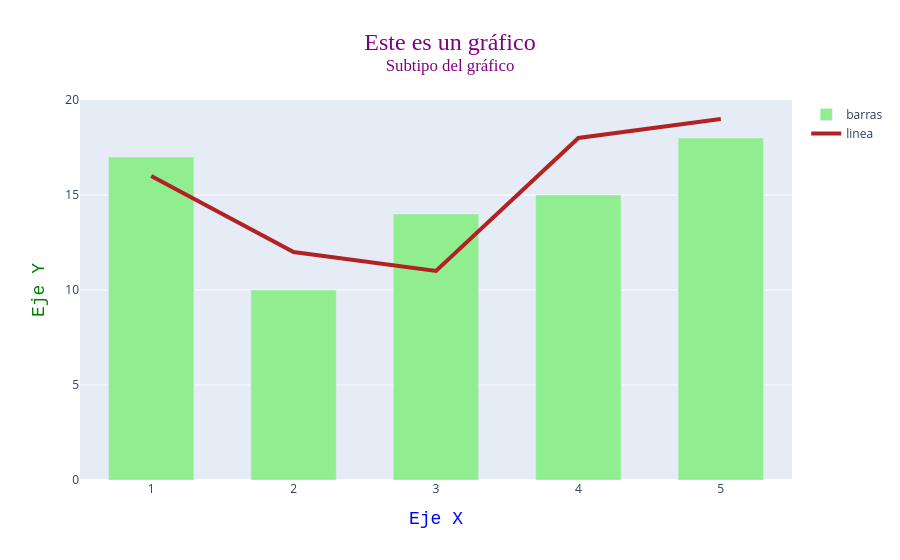

The code cell stored with this chart in its notebook:
### Code cell
# 2. Modificar formato de títulos
# Título principal
fig.update_layout(
    title=dict(
        text="Este es un gráfico<br><sup>Subtipo del gráfico</sup>",
        font=dict(size=24, color="purple", family="Times New Roman"),
        x=0.5,
        xanchor="center" # sitúa el título en el centro del eje de las X
    )
)

# Títulos de Ejes
fig.update_layout(
    xaxis_title=dict(font=dict(size=18, color="blue", family="Courier New")),
    yaxis_title=dict(font=dict(size=18, color="green", family="Courier New"))
)

### Figure 1 — Plotly figure (JSON) as saved in the notebook; plotly's stock layout.template omitted (floating-point values rounded to 4 significant figures)
{"data": [{"marker": {"color": "lightgreen"}, "name": "barras", "type": "bar", "x": [1, 2, 3, 4, 5], "y": [17, 10, 14, 15, 18]}, {"line": {"color": "firebrick", "width": 4}, "mode": "lines", "name": "linea", "type": "scatter", "x": [1, 2, 3, 4, 5], "y": [16, 12, 11, 18, 19]}], "layout": {"bargap": 0.4, "title": {"font": {"color": "purple", "family": "Times New Roman", "size": 24}, "text": "Este es un gráfico<br><sup>Subtipo del gráfico</sup>", "x": 0.5, "xanchor": "center"}, "xaxis": {"title": {"font": {"color": "blue", "family": "Courier New", "size": 18}, "text": "Eje X"}}, "yaxis": {"title": {"font": {"color": "green", "family": "Courier New", "size": 18}, "text": "Eje Y"}}}}
